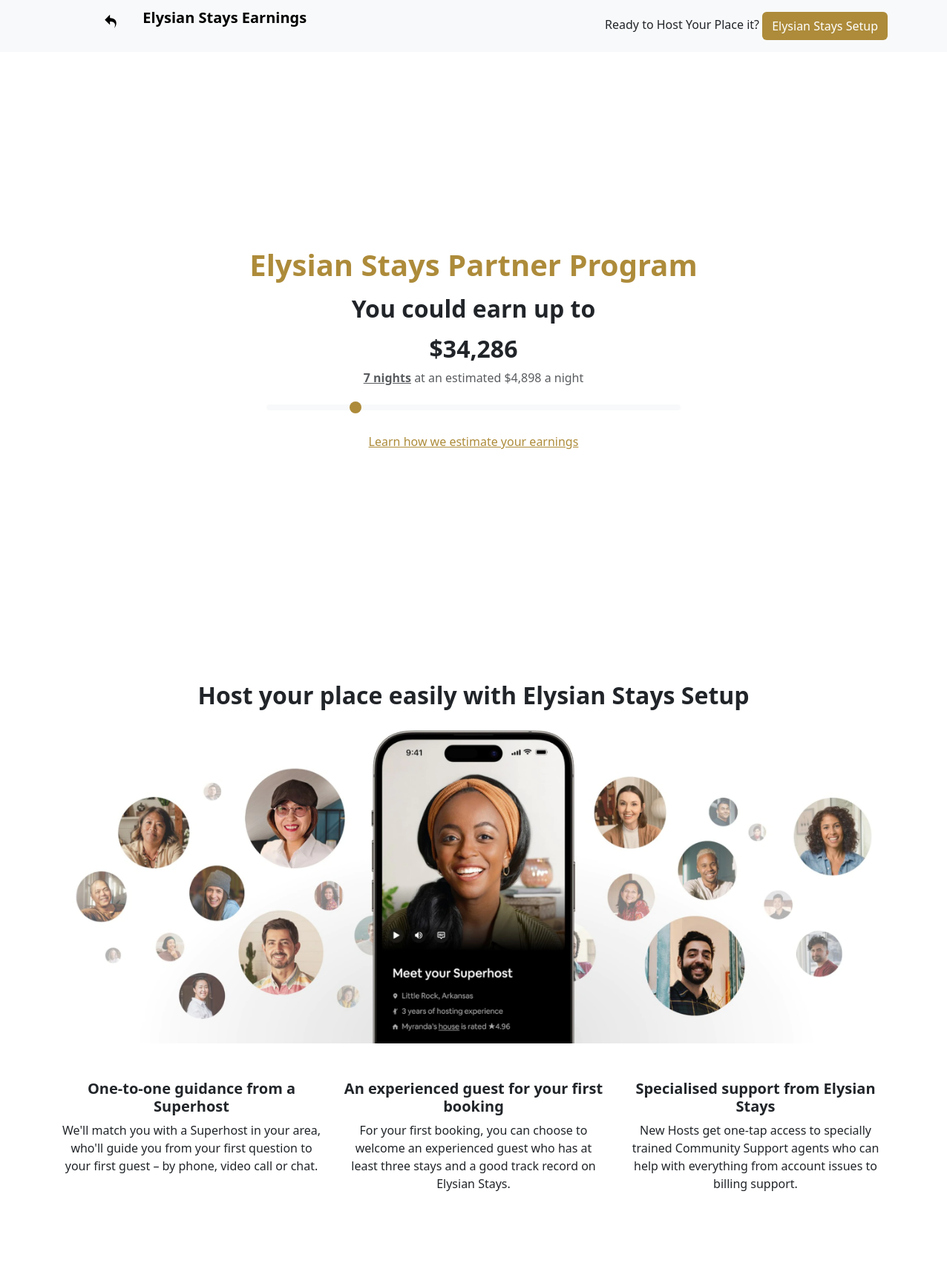
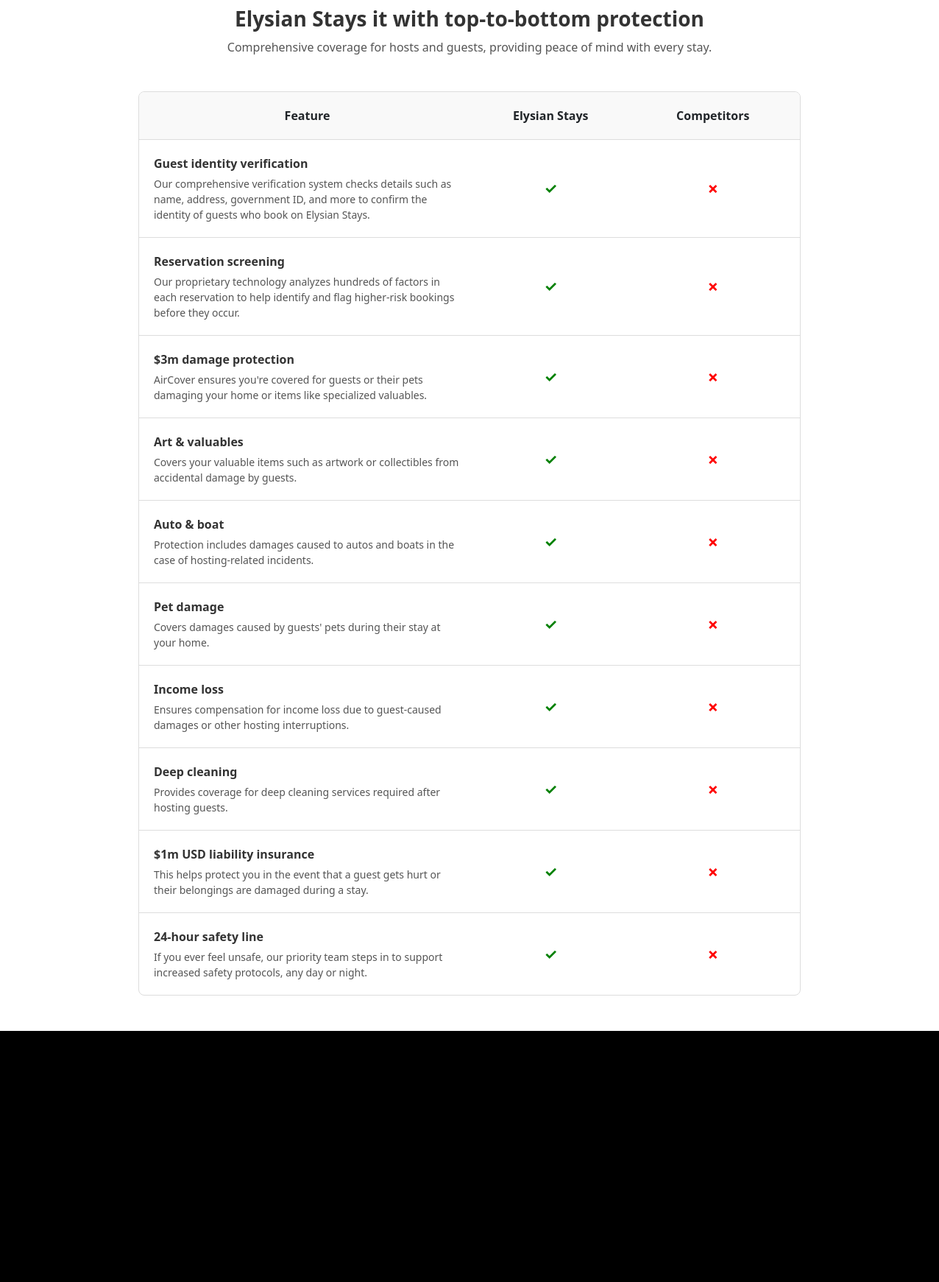
Page /list-your-place.php on the committed database (2 pictures, top to bottom).
### tables this page shows
CREATE TABLE `earnings_estimates` (
  `id` int NOT NULL,
  `min_nights` int NOT NULL,
  `max_nights` int NOT NULL,
  `base_price` decimal(10,2) NOT NULL,
  `average_nightly_earnings` decimal(10,2) NOT NULL,
  `created_at` timestamp NULL DEFAULT CURRENT_TIMESTAMP,
  `updated_at` timestamp NULL DEFAULT CURRENT_TIMESTAMP ON UPDATE CURRENT_TIMESTAMP
);

CREATE TABLE `setup_features` (
  `id` int NOT NULL,
  `title` varchar(255) NOT NULL,
  `description` text NOT NULL,
  `icon` varchar(100) DEFAULT NULL,
  `display_order` int NOT NULL,
  `is_active` tinyint(1) DEFAULT '1',
  `created_at` timestamp NULL DEFAULT CURRENT_TIMESTAMP,
  `updated_at` timestamp NULL DEFAULT CURRENT_TIMESTAMP ON UPDATE CURRENT_TIMESTAMP
);

CREATE TABLE `protection_features` (
  `id` int NOT NULL,
  `title` varchar(255) NOT NULL,
  `description` text NOT NULL,
  `elysian_has` tinyint(1) DEFAULT '1',
  `competitors_have` tinyint(1) DEFAULT '0',
  `display_order` int NOT NULL,
  `is_active` tinyint(1) DEFAULT '1',
  `created_at` timestamp NULL DEFAULT CURRENT_TIMESTAMP,
  `updated_at` timestamp NULL DEFAULT CURRENT_TIMESTAMP ON UPDATE CURRENT_TIMESTAMP
);

### list-your-place.php (the view, shortened to what this page needs)
<?php
require("db_connect.php");
$earningsData = $conn->query("SELECT * FROM earnings_estimates LIMIT 1")->fetch_assoc();
$basePrice = $earningsData['base_price'] ?? 4898;
$minNights = $earningsData['min_nights'] ?? 1;
$maxNights = $earningsData['max_nights'] ?? 30;
$setupFeatures = [];
$setupResult = $conn->query("SELECT * FROM setup_features WHERE is_active = TRUE ORDER BY display_order");
while ($row = $setupResult->fetch_assoc()) {
    $setupFeatures[] = $row;
}
$protectionFeatures = [];
$protectionResult = $conn->query("SELECT * FROM protection_features WHERE is_active = TRUE ORDER BY display_order");
while ($row = $protectionResult->fetch_assoc()) {
    $protectionFeatures[] = $row;
}
?>
<!DOCTYPE html>
<html lang="en">
<head>
    <link href="css/bootstrap.min.css" rel="stylesheet">
    <link href="css/font-awesome.css" rel="stylesheet">
    <link href="css/animate.min.css" rel="stylesheet">
    <link rel="stylesheet" href="css/footer.css">
    <link rel="stylesheet" href="css/list-your-place.css">
</head>
<body>
    <nav class="navbar navbar-light bg-light animate__animated animate__fadeInDown">
        <div class="container">
            <p><a href="javascript:history.back()" class="btn btn-link me-3"></a>
                <a href="index.php" class="btn btn-link me-3">
                    <img src="Images/Fallback.svg" alt="back" width="20vw" class="">
                </a>
                <a class="navbar-brand fw-bold" href="index.php">Elysian Stays Earnings</a>
            </p>
            <div>
                Ready to Host Your Place it?
                <a href="signup_hotel.php"><button type="button" class="btn btn-theme" style="background-color: #ad8b3a; color: white;">Elysian Stays Setup</button></a>
    </nav>
   <section class="hero d-flex flex-column justify-content-center align-items-center text-center bg-white vh-100" style="z-index: -9000;">
        <div class="container animate__animated animate__fadeInUp">
            <h1 class="fw-bold" style="color: #ad8b3a;">Elysian Stays Partner Program</h1>
            <h2 class="fw-bold my-3">You could earn up to</h2>
            <div class="earnings-display">
                <h2 id="earnings" class="fw-bold">$<?php echo number_format($basePrice * 7); ?></h2>
                <p id="nights" class="text-muted">
                    <span style="font-weight: bolder; text-decoration: underline;">7 nights</span> at an estimated $<?php echo number_format($basePrice); ?> a night
                </p>
            </div>
            <div class="slider-container my-3">
                <input id="range-slider" type="range" class="form-range w-50" min="<?php echo $minNights; ?>" max="<?php echo $maxNights; ?>" value="7">
            </div>
            <a href="#" class="a-theme" data-bs-toggle="modal" data-bs-target="#earningsModal">Learn how we estimate your earnings</a>
        </div>
    </section>
    <section class="py-5">
        <div class="container text-center">
            <h2 class="fw-bold mb-4 animate__animated animate__fadeInDown">Host your place easily with Elysian Stays Setup</h2>
            <div class="d-flex justify-content-center">
                <img src="Images/phone-mockup.webp" class="img-fluid animate__animated animate__zoomIn" alt="Phone Mockup">
            </div>
            <div class="row mt-5">
                <?php foreach ($setupFeatures as $index => $feature): ?>
                    <div class="col-md-4 animate__animated animate__fadeInUp animate__delay-<?php echo $index + 1; ?>s">
                        <h5 class="fw-bold"><?php echo htmlspecialchars($feature['title']); ?></h5>
                        <p><?php echo htmlspecialchars($feature['description']); ?></p>
                    </div>
                <?php endforeach; ?>
            </div>
        </div>
    </section>
    <section class="aircover-section py-5">
        <div class="container">
            <div class="aircover-header text-center mb-5">
                <h1 class="animate__animated animate__fadeInDown">Elysian Stays it with top-to-bottom protection</h1>
                <p class="animate__animated animate__fadeInDown animate__delay-1s">
                    Comprehensive coverage for hosts and guests, providing peace of mind with every stay.
                </p>
            </div>
            <div class="feature-table">
                <div class="row header-row animate__animated animate__fadeInLeft">
                    <div class="col-6">Feature</div>
                    <div class="col-3">Elysian Stays</div>
                    <div class="col-3">Competitors</div>
                </div>
                <?php foreach ($protectionFeatures as $index => $feature): ?>
                    <div class="row animate__animated animate__fadeInLeft animate__delay-<?php echo $index + 1; ?>s">
                        <div class="col-6">
                            <div class="feature-title"><?php echo htmlspecialchars($feature['title']); ?></div>
                            <div class="feature-description">
                                <?php echo htmlspecialchars($feature['description']); ?>
                            </div>
                        </div>
                        <div class="col-3 text-center check-mark"><?php echo $feature['elysian_has'] ? '✓' : '✗'; ?></div>
                        <div class="col-3 text-center cross-mark"><?php echo $feature['competitors_have'] ? '✓' : '✗'; ?></div>
                    </div>
                <?php endforeach; ?>
            </div>
        </div>
    </section>
    <footer class="footer">
        <div class="footer-container">
        </div>
    </footer>
</body>
</html>

### css/footer.css (style rules this page uses)
.footer { background-color: black; color: #fff; padding: 40px 20px; font-family: 'Roboto', sans-serif; }
.footer-container { display: flex; flex-wrap: wrap; justify-content: space-between; gap: 20px; }

### css/list-your-place.css (style rules this page uses)
.aircover-section { padding: 40px 20px; background-color: #fff; }
.aircover-header { text-align: center; margin-bottom: 40px; }
.aircover-header h1 { font-size: 28px; font-weight: bold; color: #333; }
.aircover-header p { font-size: 16px; color: #555; margin-top: 10px; }
.feature-table { max-width: 900px; margin: 0 auto; border: 1px solid #ddd; border-radius: 8px; overflow: hidden; }
.feature-table .row { padding: 20px; align-items: center; }
.feature-table .row:not(:last-child) { border-bottom: 1px solid #ddd; }
.feature-title { font-weight: bold; color: #333; margin-bottom: 5px; }
.feature-description { font-size: 14px; color: #555; }
.check-mark { color: green; font-size: 20px; font-weight: bold; }
.cross-mark { color: red; font-size: 20px; font-weight: bold; }
.header-row { background-color: #f9f9f9; font-weight: bold; text-align: center; }
.btn-theme { background-color: #ad8b3a; color: white; transition: transform 0.3s; }
.a-theme { color: #ad8b3a; }

### rows in the picture
earnings_estimates: $basePrice*7 "34,286", base_price "4,898"
setup_features: title "One-to-one guidance from a Superhost", description "We'll match you with a Superhost in your area, who'll guide you from your first question to your first guest – by phone, video call or chat."
setup_features: title "An experienced guest for your first booking", description "For your first booking, you can choose to welcome an experienced guest who has at least three stays and a good track record on Elysian Stays."
setup_features: title "Specialised support from Elysian Stays", description "New Hosts get one-tap access to specially trained Community Support agents who can help with everything from account issues to billing support."
protection_features: title "Guest identity verification", description "Our comprehensive verification system checks details such as name, address, government ID, and more to confirm the identity of guests who book on Elysian Stays."
protection_features: title "Reservation screening", description "Our proprietary technology analyzes hundreds of factors in each reservation to help identify and flag higher-risk bookings before they occur."
protection_features: title "$3m damage protection", description "AirCover ensures you're covered for guests or their pets damaging your home or items like specialized valuables."
protection_features: title "Art & valuables", description "Covers your valuable items such as artwork or collectibles from accidental damage by guests."
protection_features: title "Auto & boat", description "Protection includes damages caused to autos and boats in the case of hosting-related incidents."
protection_features: title "Pet damage", description "Covers damages caused by guests' pets during their stay at your home."
protection_features: title "Income loss", description "Ensures compensation for income loss due to guest-caused damages or other hosting interruptions."
protection_features: title "Deep cleaning", description "Provides coverage for deep cleaning services required after hosting guests."
protection_features: title "$1m USD liability insurance", description "This helps protect you in the event that a guest gets hurt or their belongings are damaged during a stay."
protection_features: title "24-hour safety line", description "If you ever feel unsafe, our priority team steps in to support increased safety protocols, any day or night."
